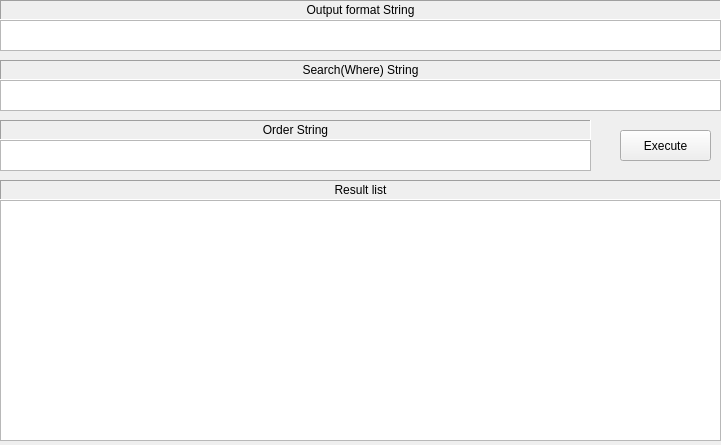
     <widget class="QWidget" name="page_7">
      <property name="geometry">
       <rect>
        <x>0</x>
        <y>0</y>
        <width>721</width>
        <height>445</height>
       </rect>
      </property>
      <attribute name="label">
       <string>Select</string>
      </attribute>
      <widget class="QTextEdit" name="textEditSelectXMLOutputStr">
       <property name="geometry">
        <rect>
         <x>0</x>
         <y>20</y>
         <width>721</width>
         <height>31</height>
        </rect>
       </property>
      </widget>
      <widget class="QPushButton" name="pushButtonExecuteSelectXML">
       <property name="geometry">
        <rect>
         <x>620</x>
         <y>130</y>
         <width>91</width>
         <height>31</height>
        </rect>
       </property>
       <property name="text">
        <string>Execute</string>
       </property>
      </widget>
      <widget class="QLabel" name="label_9">
       <property name="geometry">
        <rect>
         <x>0</x>
         <y>0</y>
         <width>721</width>
         <height>20</height>
        </rect>
       </property>
       <property name="frameShape">
        <enum>QFrame::Panel</enum>
       </property>
       <property name="frameShadow">
        <enum>QFrame::Sunken</enum>
       </property>
       <property name="text">
        <string>Output format String</string>
       </property>
       <property name="alignment">
        <set>Qt::AlignCenter</set>
       </property>
      </widget>
      <widget class="QTextEdit" name="textEditSelectXMLWhereStr">
       <property name="geometry">
        <rect>
         <x>0</x>
         <y>80</y>
         <width>721</width>
         <height>31</height>
        </rect>
       </property>
      </widget>
      <widget class="QLabel" name="label_10">
       <property name="geometry">
        <rect>
         <x>0</x>
         <y>60</y>
         <width>721</width>
         <height>20</height>
        </rect>
       </property>
       <property name="frameShape">
        <enum>QFrame::Panel</enum>
       </property>
       <property name="frameShadow">
        <enum>QFrame::Sunken</enum>
       </property>
       <property name="text">
        <string>Search(Where) String</string>
       </property>
       <property name="alignment">
        <set>Qt::AlignCenter</set>
       </property>
      </widget>
      <widget class="QLabel" name="label_11">
       <property name="geometry">
        <rect>
         <x>0</x>
         <y>120</y>
         <width>591</width>
         <height>20</height>
        </rect>
       </property>
       <property name="frameShape">
        <enum>QFrame::Panel</enum>
       </property>
       <property name="frameShadow">
        <enum>QFrame::Sunken</enum>
       </property>
       <property name="text">
        <string>Order String</string>
       </property>
       <property name="alignment">
        <set>Qt::AlignCenter</set>
       </property>
      </widget>
      <widget class="QTextEdit" name="textEditSelectXMLOrderStr">
       <property name="geometry">
        <rect>
         <x>0</x>
         <y>140</y>
         <width>591</width>
         <height>31</height>
        </rect>
       </property>
      </widget>
      <widget class="QLabel" name="label_12">
       <property name="geometry">
        <rect>
         <x>0</x>
         <y>180</y>
         <width>721</width>
         <height>20</height>
        </rect>
       </property>
       <property name="frameShape">
        <enum>QFrame::Panel</enum>
       </property>
       <property name="frameShadow">
        <enum>QFrame::Sunken</enum>
       </property>
       <property name="text">
        <string>Result list</string>
       </property>
       <property name="alignment">
        <set>Qt::AlignCenter</set>
       </property>
      </widget>
      <widget class="QListWidget" name="listWidgetSelectXMLResultStr">
       <property name="geometry">
        <rect>
         <x>0</x>
         <y>200</y>
         <width>721</width>
         <height>241</height>
        </rect>
       </property>
      </widget>
     </widget>
